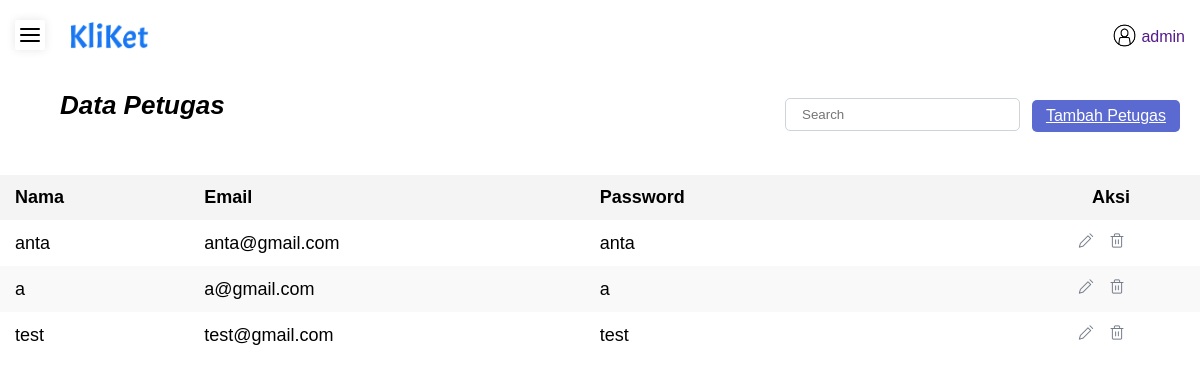
Page /admin/admlistpetugas.php (signed in) on the committed database.
### tables this page shows
CREATE TABLE `petugas` (
  `userid` int(11) NOT NULL,
  `username` varchar(255) NOT NULL,
  `nama` varchar(255) NOT NULL,
  `email` varchar(255) NOT NULL
);

CREATE TABLE `akun` (
  `userID` int(11) NOT NULL,
  `username` varchar(255) NOT NULL,
  `kategoriID` int(11) DEFAULT NULL,
  `kata_sandi` varchar(255) NOT NULL
);

### admin/admlistpetugas.php (the view, shortened to what this page needs)
<!DOCTYPE html>
<html lang="en">
<head>
    <link rel="stylesheet" href="../css/style(10).css">
    <link rel="stylesheet" href="../css/editform.css">
</head>
<body>
    <?php
    include 'adminnavbar.php';
    ?>
    <div class="main-content">
        <nav>
            <div class="text">Data Petugas</div>
            <form class="search-form" method="GET" action="admlistpetugas.php">
                <div class="search-box">
                    <input type="text" name="search" class="form-control" placeholder="Search">
                </div>
            </form>
            <a href="admtambahpetugas.php" class="addpetugas">Tambah Petugas</a>
        </nav>
        <div class="table-container">
            <table class="order-table">
                <thead>
                    <tr>
                        <th>Nama</th>
                        <th>Email</th>
                        <th>Password</th>
                        <th class="actions-column">Aksi</th>
                    </tr>
                </thead>
                <tbody>
                    <?php
                    $sql = "SELECT akun.userID,petugas.nama, petugas.email, akun.kata_sandi
                            FROM petugas
                            JOIN akun ON petugas.userid = akun.userid
                            WHERE akun.kategoriID = 2";
                    $result = $conn->query($sql);
                    if ($result->num_rows > 0) {
                        while ($row = $result->fetch_assoc()) {
                            echo "<tr>
                                    <td>" . $row["nama"] . "</td>
                                    <td>" . $row["email"] . "</td>
                                    <td>" . $row["kata_sandi"] . "</td>
                                    <td class='actions-column'>
                                        <a href='#' class='edit-btn' data-id='" . $row["userID"] . "' data-nama='" . $row["nama"] . "' data-email='" . $row["email"] . "' data-password='" . $row["kata_sandi"] . "'><img src='../img/edit.png' class='edit-icon'></a>
                                        <a href='#' class='delete-btn' data-id='" . $row["userID"] . "'><img src='../img/hapus.png' class='delete-icon'></a>
                                    </td>
                                </tr>";
                        }
                    } else {
                        echo "<tr><td colspan='4'>Tidak ada data petugas</td></tr>";
                    }
                    ?>
                </tbody>
            </table>
        </div>
    </div>
</body>
</html>

### css/style(10).css (style rules this page uses)
* { margin: 0; padding: 0; box-sizing: border-box; }
body { font-family: Arial, sans-serif; }
nav { display: flex; align-items: center; justify-content: space-between; flex-wrap: wrap; }
.text { position: absolute; top: 80px; left: 50px; margin: 10px; font-size: 26px; font-family: 'Poppins', sans-serif; font-weight: bold; font-style: italic; }
.main-content { width: 100%; margin: 60px auto; text-align: center; display: flex; flex-direction: column; align-items: center; justify-content: center; min-height: 100vh; padding: 20px; box-sizing: border-box; }
.search-form, .add-route-button { margin-left: auto; display: flex; align-items: center; position: absolute; top: 105px; right: 130px; z-index: 999; }
.addpetugas { margin-left: auto; display: flex; align-items: center; position: absolute; top: 100px; right: 20px; z-index: 999; background-color: #5B6AD0; color: white; padding: 7px 14px; border: none; border-radius: 5px; cursor: pointer; transition: background-color 0.3s; }
.table-container { overflow-x: auto; width: 100%; margin-top: 35px; margin-left: 0; margin-right: 0; position: absolute; top: 140px; }
.order-table { width: 100%; border-collapse: collapse; border-spacing: 0 10px; font-size: 18px; text-align: left; margin: 0; padding: 0; }
.order-table th, .order-table td { padding: 12px 15px; border: none; }
.order-table th { background-color: #f4f4f4; }
.order-table th.actions-column, .order-table td.actions-column { text-align: right; }
.order-table tbody tr:nth-child(even) { background-color: #f9f9f9; }
.edit-icon, .delete-icon { text-decoration: none; margin: 0 5px; color: #000; }
.order-table th.actions-column { text-align: right; padding-right: 70px; }
.order-table td.actions-column { text-align: right; padding-right: 70px; }
.search-box { position: relative; margin-right: 50px; margin-bottom: 1rem; top: -7px; }
.search-box input { width: 100%; padding: 0.5rem 2.5rem 0.5rem 1rem; border-radius: 5px; border: 1px solid #ced4da; }

### rows in the picture
petugas: nama "anta", email "anta@gmail.com", akun.kata_sandi "anta"
petugas: nama "a", email "a@gmail.com", akun.kata_sandi "a"
petugas: nama "test", email "test@gmail.com", akun.kata_sandi "test"

### other values in the picture
$_SESSION['username'] "admin"
